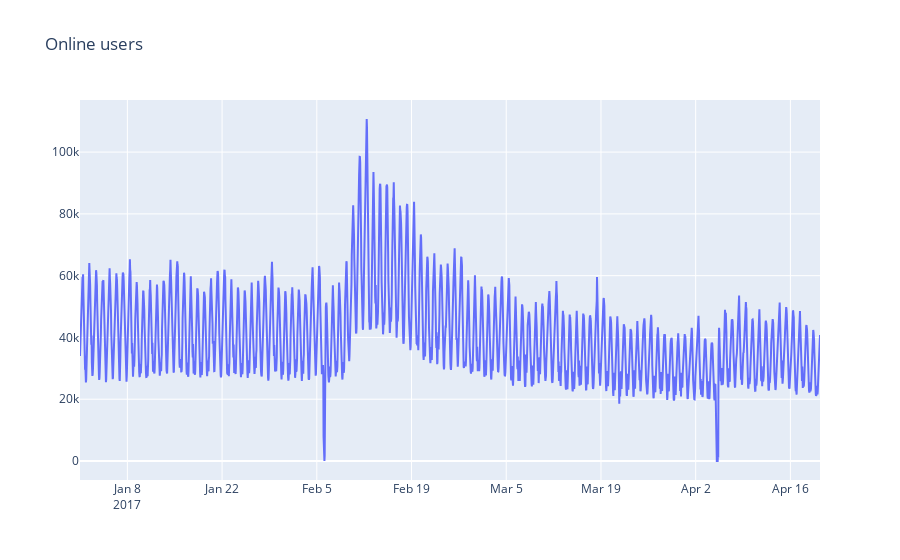

Notebook cell for this chart:
### Code cell
def plotly_df(df, title = ''):
    data = []

    for column in df.columns:
        trace = go.Scatter(
            x = df.index,
            y = df[column],
            mode = 'lines',
            name = column
        )
        data.append(trace)

    layout = dict(title = title)
    fig = dict(data = data, layout = layout)
    iplot(fig, show_link=False)

dataset = pd.read_csv('/home/al/Projects_My/examples_problem_solving_kaggl/working_with_time_series/datasets/hour_online.csv', 
                      index_col=['Time'], 
                      parse_dates=['Time'])
plotly_df(dataset, title = "Online users")

### Figure 1 — Plotly figure (JSON) as saved in the notebook; plotly's stock layout.template omitted (floating-point values rounded to 4 significant figures; data arrays with more than 128 entries replaced by an {"elided": "..."} marker saying what was removed)
{"data": [{"mode": "lines", "name": "Users", "type": "scatter", "x": {"elided": "2625 str values"}, "y": {"elided": "2625 int values"}}], "layout": {"title": {"text": "Online users"}}}
